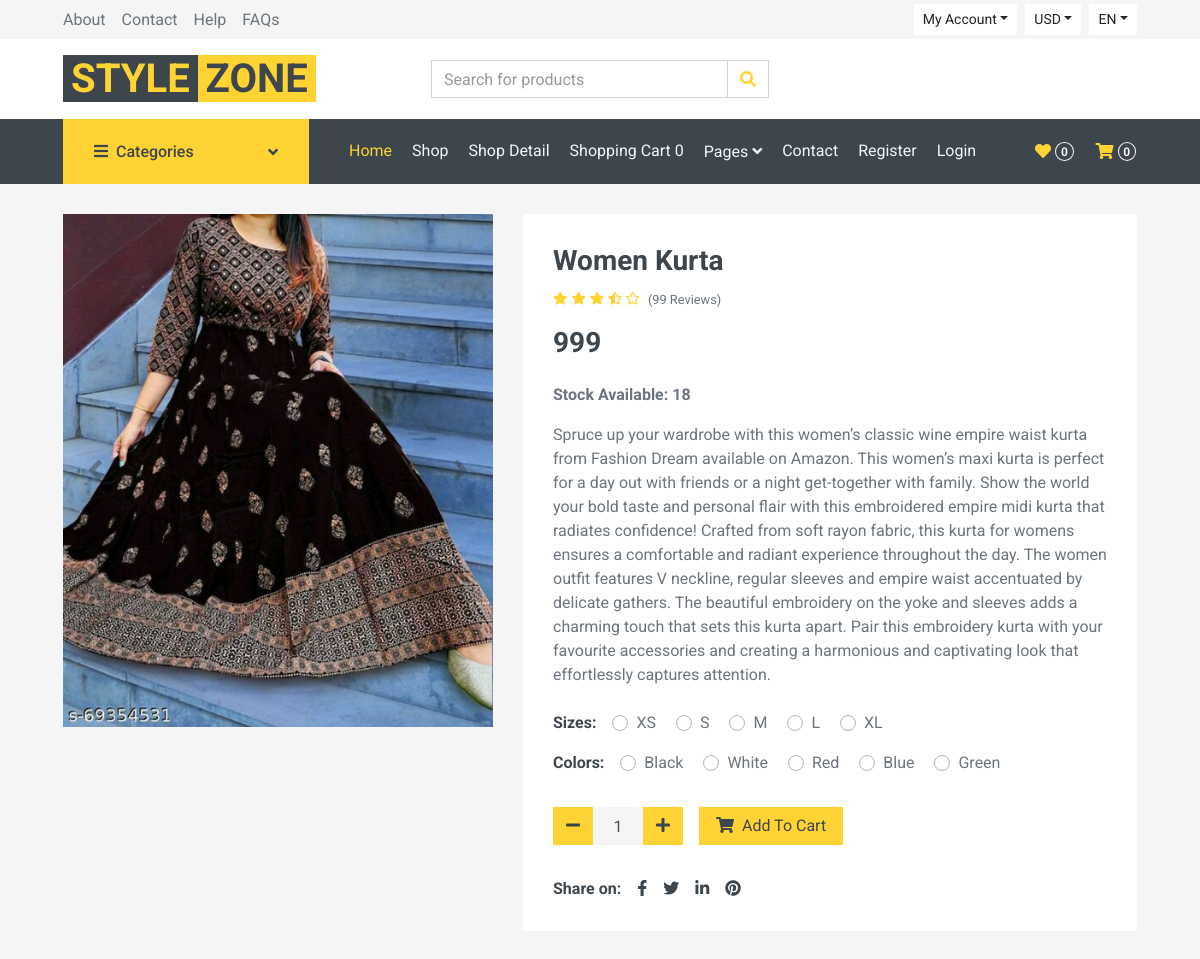
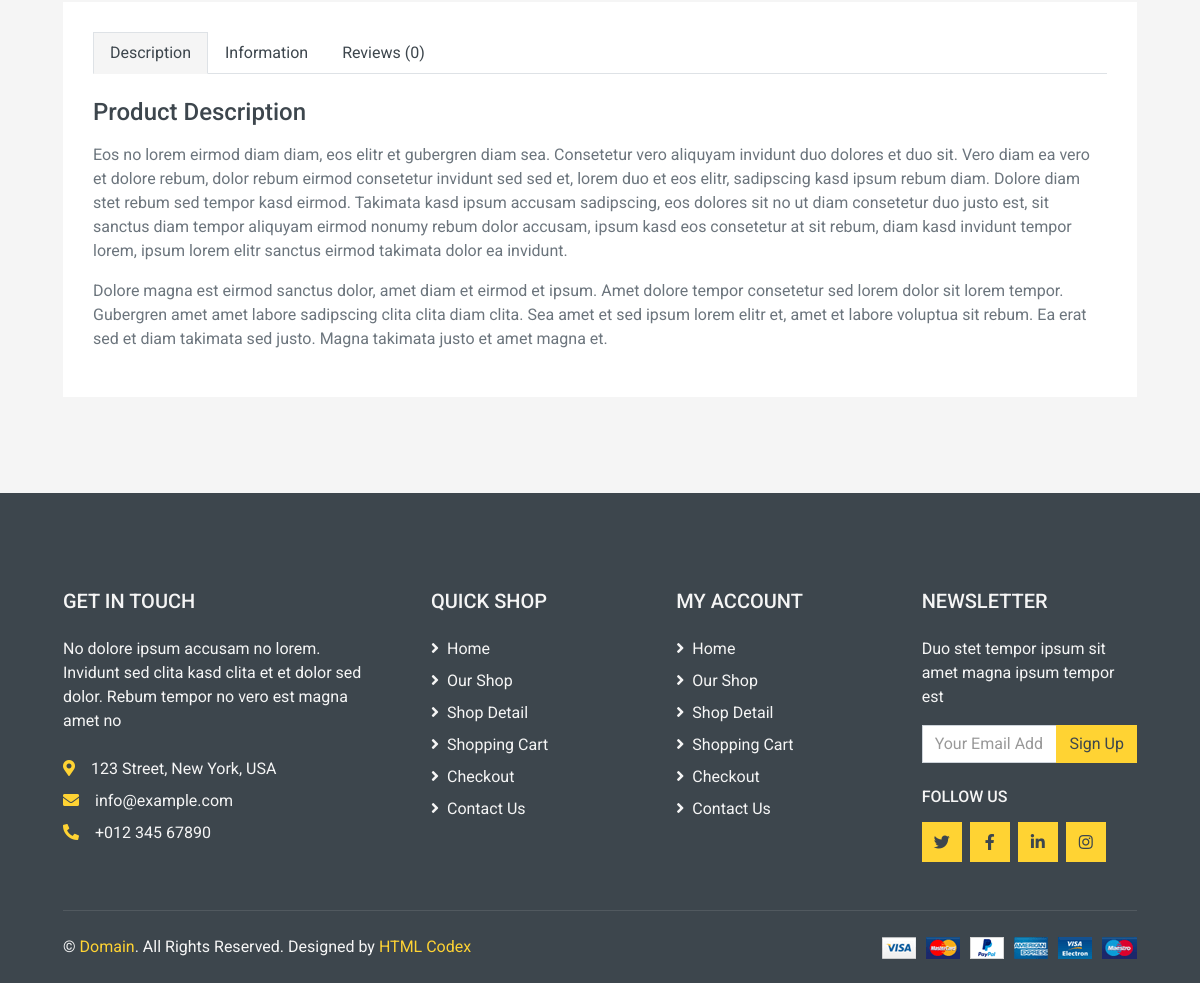
/womenfashion/women-kurta, run on the app's committed database (2 pictures, top to bottom).
### shop/models.py (models this page shows, shortened)
class Products(models.Model):
    name = models.CharField(max_length=250, unique=True)
    slug = models.SlugField(max_length=250, unique=True)
    img = models.ImageField(upload_to='product')
    des = models.TextField()
    price = models.IntegerField()
    stock = models.IntegerField()
    available = models.BooleanField()
    category = models.ForeignKey(Categ, on_delete=models.CASCADE)

### shop/views.py (the view)
# urls.py: path('<slug:c_slug>/<slug:product_slug>', views.prodetails, name='details'),
def prodetails(request, c_slug, product_slug):
    try:
        prod = Products.objects.get(category__slug=c_slug, slug=product_slug)
    except Exception as e:
        raise e
    return render(request, 'detail.html', {'pr': prod})

### cart/context_processor.py (called while the page is built)
def count(request):
    item_count = 0
    if 'admin' in request.path:
        return {}
    else:
        try:
            ct = Cartlist.objects.filter(cart_id=c_id(request))
            cti = Items.objects.all().filter(cart=ct[:1])
            for c in cti:
                item_count += c.quantity
        except Cartlist.DoesNotExist:
            item_count = 0
        return dict(itc=item_count)

### cart/views.py (called while the page is built)
def c_id(request):
    ct_id = request.session.session_key
    if not ct_id:
        ct_id = request.session.create()
    return ct_id

### templates/detail.html (shortened to what this page needs)
{% extends 'base.html' %}
{% load static %}
{% block content %}
<!DOCTYPE html>
<html lang="en">
    <div class="container-fluid pb-5">
        <div class="row px-xl-5">
            <div class="col-lg-5 mb-30">
                <div id="product-carousel" class="carousel slide" data-ride="carousel">
                    <div class="carousel-inner bg-light">
                        <div class="carousel-item active">
                            <img class="w-100 h-100" src="{{pr.img.url}}" alt="Image">
                        </div>
                    </div>
                    <a class="carousel-control-prev" href="#product-carousel" data-slide="prev">
                        <i class="fa fa-2x fa-angle-left text-dark"></i>
                    </a>
                    <a class="carousel-control-next" href="#product-carousel" data-slide="next">
                        <i class="fa fa-2x fa-angle-right text-dark"></i>
                    </a>
                </div>
            </div>
            <div class="col-lg-7 h-auto mb-30">
                <div class="h-100 bg-light p-30">
                    <h3>{{pr.name}}</h3>
                    <div class="d-flex mb-3">
                        <div class="text-primary mr-2">
                            <small class="fas fa-star"></small>
                            <small class="fas fa-star"></small>
                            <small class="fas fa-star"></small>
                            <small class="fas fa-star-half-alt"></small>
                            <small class="far fa-star"></small>
                        </div>
                        <small class="pt-1">(99 Reviews)</small>
                    </div>
                    <h3 class="font-weight-semi-bold mb-4">{{pr.price}}</h3>
                    <p><b>Stock Available: {{pr.stock}}</b></p>
                    <p class="mb-4">{{pr.des}}</p>
                    <div class="d-flex mb-3">
                        <strong class="text-dark mr-3">Sizes:</strong>
                        <form>
                            <div class="custom-control custom-radio custom-control-inline">
                                <label class="custom-control-label" for="size-1">XS</label>
                            </div>
                            <div class="custom-control custom-radio custom-control-inline">
                                <label class="custom-control-label" for="size-2">S</label>
                            </div>
                            <div class="custom-control custom-radio custom-control-inline">
                                <label class="custom-control-label" for="size-3">M</label>
                            </div>
                            <div class="custom-control custom-radio custom-control-inline">
                                <label class="custom-control-label" for="size-4">L</label>
                            </div>
                            <div class="custom-control custom-radio custom-control-inline">
                                <label class="custom-control-label" for="size-5">XL</label>
                            </div>
                        </form>
                    </div>
                    <div class="d-flex mb-4">
                        <strong class="text-dark mr-3">Colors:</strong>
                        <form>
                            <div class="custom-control custom-radio custom-control-inline">
                                <label class="custom-control-label" for="color-1">Black</label>
                            </div>
                            <div class="custom-control custom-radio custom-control-inline">
                                <label class="custom-control-label" for="color-2">White</label>
                            </div>
                            <div class="custom-control custom-radio custom-control-inline">
                                <label class="custom-control-label" for="color-3">Red</label>
                            </div>
                            <div class="custom-control custom-radio custom-control-inline">
                                <label class="custom-control-label" for="color-4">Blue</label>
                            </div>
                            <div class="custom-control custom-radio custom-control-inline">
                                <label class="custom-control-label" for="color-5">Green</label>
                            </div>
                        </form>
                    </div>
                    <div class="d-flex align-items-center mb-4 pt-2">
                        <div class="input-group quantity mr-3" style="width: 130px;">
                            <div class="input-group-btn">
                                <button class="btn btn-primary btn-minus">
                                    <i class="fa fa-minus"></i>
                                </button>
                            </div>
                            <input type="text" class="form-control bg-secondary border-0 text-center" value="1">
                            <div class="input-group-btn">
                                <button class="btn btn-primary btn-plus">
                                    <i class="fa fa-plus"></i>
                                </button>
                            </div>
                        </div>
                        <a href="{% url 'addcart' pr.id %}"<button class="btn btn-primary px-3"><i class="fa fa-shopping-cart mr-1"></i> Add To
                            Cart</button></a>
                    </div>
                    <div class="d-flex pt-2">
                        <strong class="text-dark mr-2">Share on:</strong>
                        <div class="d-inline-flex">
                            <a class="text-dark px-2" href="">
                                <i class="fab fa-facebook-f"></i>
                            </a>
                            <a class="text-dark px-2" href="">
                                <i class="fab fa-twitter"></i>
                            </a>
                            <a class="text-dark px-2" href="">
                                <i class="fab fa-linkedin-in"></i>
                            </a>
                            <a class="text-dark px-2" href="">
                                <i class="fab fa-pinterest"></i>
                            </a>
                        </div>
                    </div>
                </div>
            </div>
        </div>
        <div class="row px-xl-5">
            <div class="col">
                <div class="bg-light p-30">
                    <div class="nav nav-tabs mb-4">
                        <a class="nav-item nav-link text-dark active" data-toggle="tab" href="#tab-pane-1">Description</a>
                        <a class="nav-item nav-link text-dark" data-toggle="tab" href="#tab-pane-2">Information</a>
                        <a class="nav-item nav-link text-dark" data-toggle="tab" href="#tab-pane-3">Reviews (0)</a>
                    </div>
                    <div class="tab-content">
                        <div class="tab-pane fade show active" id="tab-pane-1">
                            <h4 class="mb-3">Product Description</h4>
                            <p>Eos no lorem eirmod diam diam, eos elitr et gubergren diam sea. Consetetur vero aliquyam invidunt duo dolores et duo sit. Vero diam ea vero et dolore rebum, dolor rebum eirmod consetetur invidunt sed sed et, lorem duo et eos elitr, sadipscing kasd ipsum rebum diam. Dolore diam stet rebum sed tempor kasd eirmod. Takimata kasd ipsum accusam sadipscing, eos dolores sit no ut diam consetetur duo justo est, sit sanctus diam tempor aliquyam eirmod nonumy rebum dolor accusam, ipsum kasd eos consetetur at sit rebum, diam kasd invidunt tempor lorem, ipsum lorem elitr sanctus eirmod takimata dolor ea invidunt.</p>
                            <p>Dolore magna est eirmod sanctus dolor, amet diam et eirmod et ipsum. Amet dolore tempor consetetur sed lorem dolor sit lorem tempor. Gubergren amet amet labore sadipscing clita clita diam clita. Sea amet et sed ipsum lorem elitr et, amet et labore voluptua sit rebum. Ea erat sed et diam takimata sed justo. Magna takimata justo et amet magna et.</p>
                        </div>
                    </div>
                </div>
            </div>
        </div>
    </div>
    <div class="container-fluid bg-dark text-secondary mt-5 pt-5">
        <div class="row px-xl-5 pt-5">
            <div class="col-lg-4 col-md-12 mb-5 pr-3 pr-xl-5">
                <h5 class="text-secondary text-uppercase mb-4">Get In Touch</h5>
                <p class="mb-4">No dolore ipsum accusam no lorem. Invidunt sed clita kasd clita et et dolor sed dolor. Rebum tempor no vero est magna amet no</p>
                <p class="mb-2"><i class="fa fa-map-marker-alt text-primary mr-3"></i>123 Street, New York, USA</p>
                <p class="mb-2"><i class="fa fa-envelope text-primary mr-3"></i>info@example.com</p>
                <p class="mb-0"><i class="fa fa-phone-alt text-primary mr-3"></i>+012 345 67890</p>
            </div>
            <div class="col-lg-8 col-md-12">
                <div class="row">
                    <div class="col-md-4 mb-5">
                        <h5 class="text-secondary text-uppercase mb-4">Quick Shop</h5>
                        <div class="d-flex flex-column justify-content-start">
                            <a class="text-secondary mb-2" href="#"><i class="fa fa-angle-right mr-2"></i>Home</a>
                            <a class="text-secondary mb-2" href="#"><i class="fa fa-angle-right mr-2"></i>Our Shop</a>
                            <a class="text-secondary mb-2" href="#"><i class="fa fa-angle-right mr-2"></i>Shop Detail</a>
                            <a class="text-secondary mb-2" href="#"><i class="fa fa-angle-right mr-2"></i>Shopping Cart</a>
                            <a class="text-secondary mb-2" href="#"><i class="fa fa-angle-right mr-2"></i>Checkout</a>
                            <a class="text-secondary" href="#"><i class="fa fa-angle-right mr-2"></i>Contact Us</a>
                        </div>
                    </div>
                    <div class="col-md-4 mb-5">
                        <h5 class="text-secondary text-uppercase mb-4">My Account</h5>
                        <div class="d-flex flex-column justify-content-start">
                            <a class="text-secondary mb-2" href="#"><i class="fa fa-angle-right mr-2"></i>Home</a>
                            <a class="text-secondary mb-2" href="#"><i class="fa fa-angle-right mr-2"></i>Our Shop</a>
                            <a class="text-secondary mb-2" href="#"><i class="fa fa-angle-right mr-2"></i>Shop Detail</a>
                            <a class="text-secondary mb-2" href="#"><i class="fa fa-angle-right mr-2"></i>Shopping Cart</a>
                            <a class="text-secondary mb-2" href="#"><i class="fa fa-angle-right mr-2"></i>Checkout</a>
                            <a class="text-secondary" href="#"><i class="fa fa-angle-right mr-2"></i>Contact Us</a>
                        </div>
                    </div>
                    <div class="col-md-4 mb-5">
                        <h5 class="text-secondary text-uppercase mb-4">Newsletter</h5>
                        <p>Duo stet tempor ipsum sit amet magna ipsum tempor est</p>
                        <form action="">
                            <div class="input-group">
                                <input type="text" class="form-control" placeholder="Your Email Address">
                                <div class="input-group-append">
                                    <button class="btn btn-primary">Sign Up</button>
                                </div>
                            </div>
                        </form>
                        <h6 class="text-secondary text-uppercase mt-4 mb-3">Follow Us</h6>
                        <div class="d-flex">
                            <a class="btn btn-primary btn-square mr-2" href="#"><i class="fab fa-twitter"></i></a>
                            <a class="btn btn-primary btn-square mr-2" href="#"><i class="fab fa-facebook-f"></i></a>
                            <a class="btn btn-primary btn-square mr-2" href="#"><i class="fab fa-linkedin-in"></i></a>
                            <a class="btn btn-primary btn-square" href="#"><i class="fab fa-instagram"></i></a>
                        </div>
                    </div>
                </div>
            </div>
        </div>
        <div class="row border-top mx-xl-5 py-4" style="border-color: rgba(256, 256, 256, .1) !important;">
            <div class="col-md-6 px-xl-0">
                <p class="mb-md-0 text-center text-md-left text-secondary">
                    &copy; <a class="text-primary" href="#">Domain</a>. All Rights Reserved. Designed
                    by
                    <a class="text-primary" href="https://htmlcodex.com">HTML Codex</a>
                </p>
            </div>
            <div class="col-md-6 px-xl-0 text-center text-md-right">
                <img class="img-fluid" src="{% static 'pr/img/payments.png' %}" alt="">
            </div>
        </div>
    </div>
</body>
</html>
{% endblock %}

### data on the page
Products: img (picture), name "Women Kurta", price "999", stock "18", des "Spruce up your wardrobe with this women’s classic wine empire waist kurta from Fashion Dream available on Amazon. This women’s maxi kurta is perfect for a day out with friends or a night get-together with family. Show the world your bold taste and personal flair with this embroidered empire midi kurta that radiates confidence! Crafted from soft rayon fabric, this kurta for womens ensures a comfortable and radiant experience throughout the day. The women outfit features V neckline, regular sleeves and empire waist accentuated by delicate gathers. The beautiful embroidery on the yoke and sleeves adds a charming touch that sets this kurta apart. Pair this embroidery kurta with your favourite…"

### other printed values
{{ itc }} "0"
